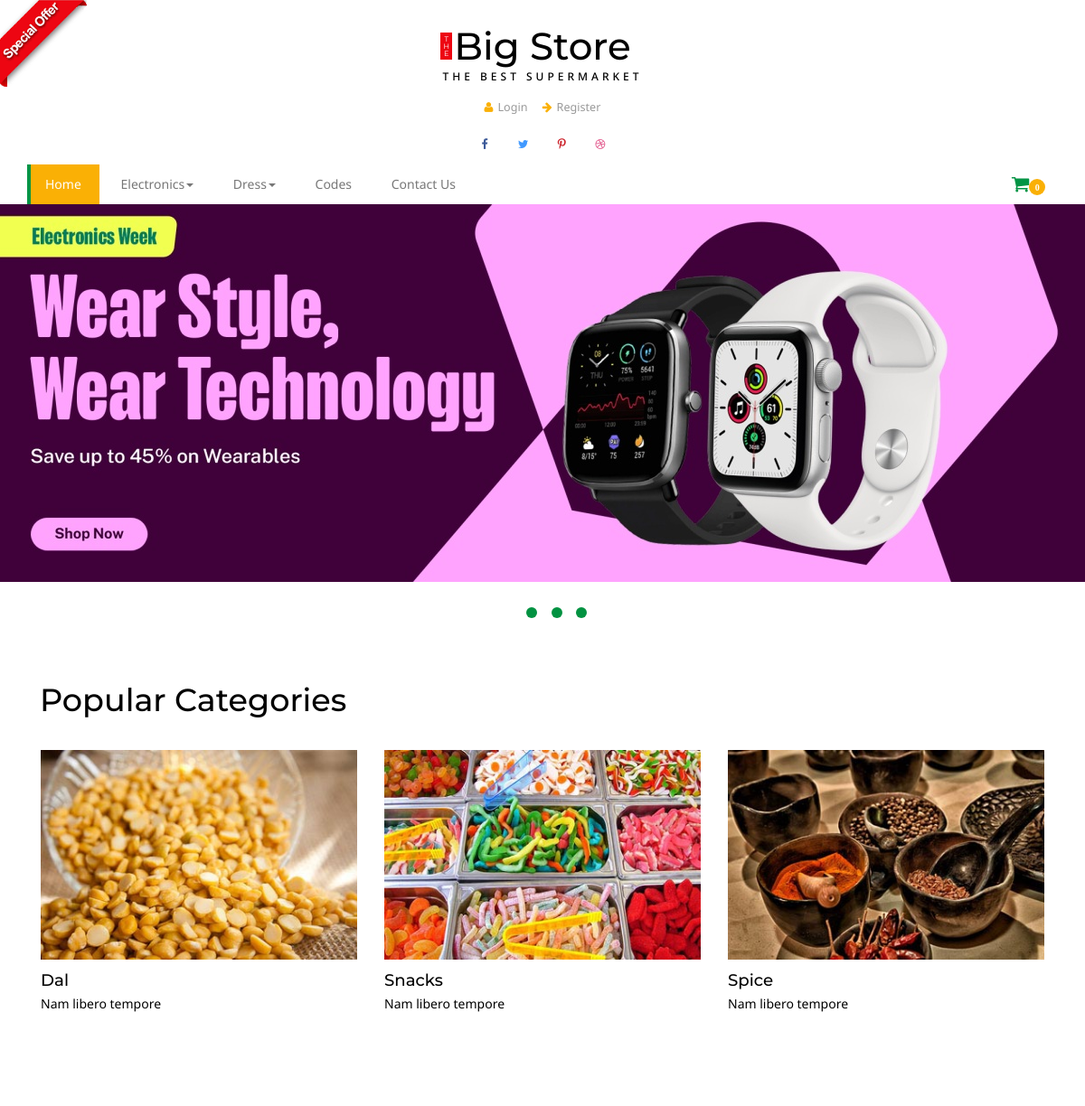
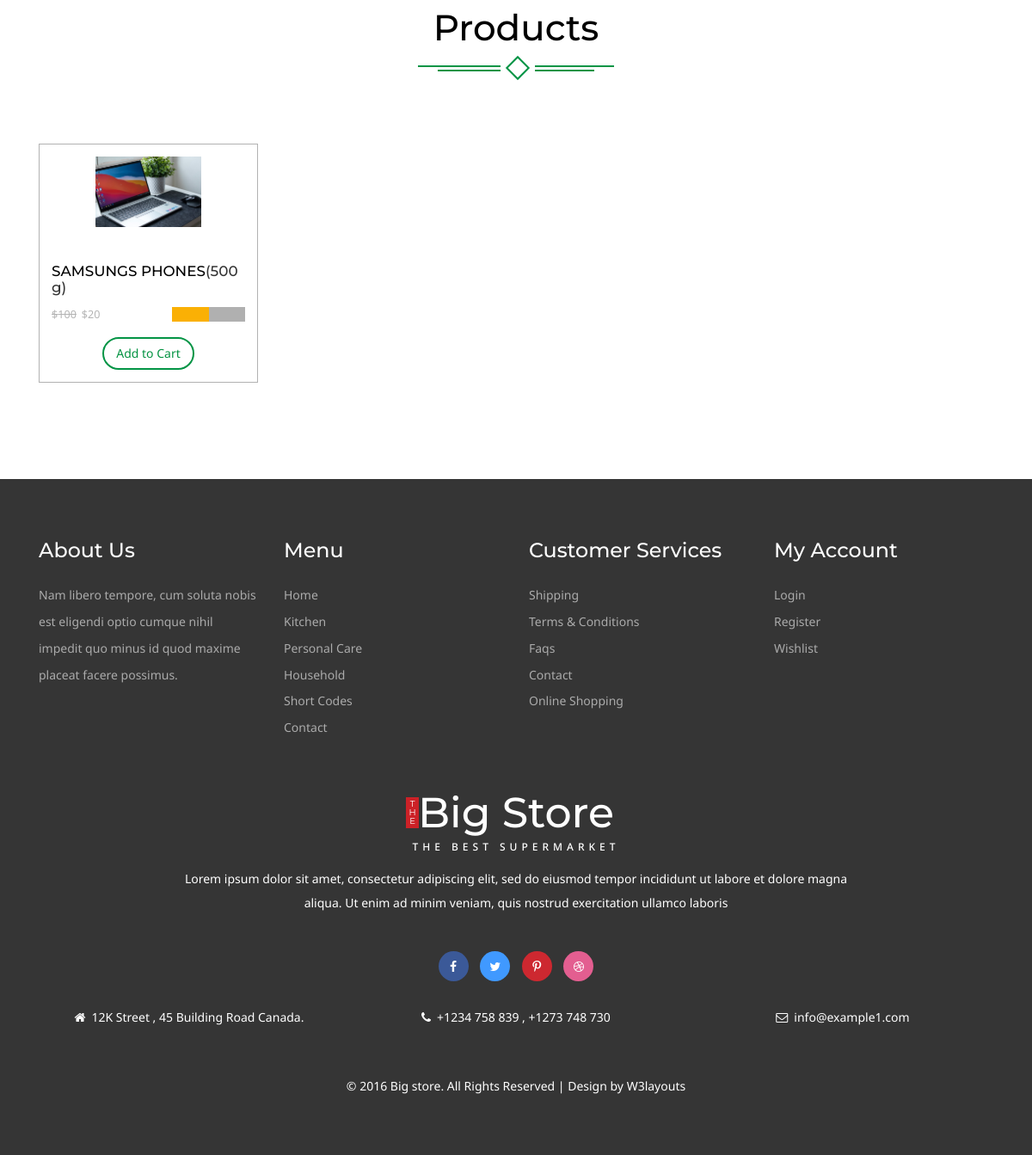
/subcat/SAMSUNG, run on the app's committed database (2 pictures, top to bottom).
### home/models.py (models this page shows, shortened)
class Category(models.Model):
	name=models.CharField(max_length=300)
	slug=models.TextField()
	status=models.CharField(max_length=500,blank = True,choices=(('active','Active'),('','Default')))

class Slidder(models.Model):
	name=models.CharField(max_length=300)
	image=models.ImageField(upload_to = 'media')
	status=models.CharField(max_length=500,blank = True,choices=(('active','Active'),('','Default')))
	rank=models.IntegerField()

class Products(models.Model):
	name=models.CharField(max_length=300)
	image=models.ImageField(upload_to='media')
	discounted_price=models.IntegerField(default=0)
	price=models.IntegerField()
	category=models.ForeignKey(Category,on_delete=models.CASCADE,default=0)
	SubCategory=models.ForeignKey(SubCategory,on_delete=models.CASCADE,default=0)
	description=models.TextField(blank=True)
	status=models.CharField(max_length=500,choices=(('active','Active'),('','Default')),default=0)
	labels=models.CharField(max_length=500,choices=LABELS,blank=True)
	slug=models.TextField(default=0)

### home/views.py (the view)
# urls.py: path('subcat/<slug>', SubcategoryView.as_view(),name='subcat'),
class SubcategoryView(BaseView):
	def get(self,request,slug):
		subcatid=SubCategory.objects.get(slug = slug).id
		self.views['subcat_product']=Products.objects.filter(SubCategory_id = subcatid)
		return render(request,'kitchen.html',self.views)

### template/kitchen.html (shortened to what this page needs)
{% extends 'base.html' %}
{% load static %}
{% block content %}
    <div id="myCarousel" class="carousel slide" data-ride="carousel">
      <ol class="carousel-indicators">
       {% for i in sliders %}
        <li data-target="#myCarousel" data-slide-to="{{slider.rank}}" class="{{slider.status}}"></li>
        {% endfor %}
      </ol>
      <div class="carousel-inner" role="listbox">
      	{% for i in sliders %}
        <div class="item {{i.status}}">
         <a href="kitchen.html"> <img class="first-slide" src="{{i.image.url}}" alt="First slide"></a>
        </div>
       {% endfor %}
      </div>
    </div>
<div class="kic-top ">
	<div class="container ">
	<div class="kic ">
			<h3>Popular Categories</h3>
		</div>
		<div class="col-md-4 kic-top1">
			<a href="single.html">
				<img src="images/ki.jpg" class="img-responsive" alt="">
			</a>
			<h6>Dal</h6>
			<p>Nam libero tempore</p>
		</div>
		<div class="col-md-4 kic-top1">
			<a href="single.html">
				<img src="images/ki1.jpg" class="img-responsive" alt="">
			</a>
			<h6>Snacks</h6>
			<p>Nam libero tempore</p>
		</div>
		<div class="col-md-4 kic-top1">
			<a href="single.html">
				<img src="images/ki2.jpg" class="img-responsive" alt="">
			</a>
			<h6>Spice</h6>
			<p>Nam libero tempore</p>
		</div>
	</div>
</div>
		<div class="product">
		<div class="container">
			<div class="spec ">
				<h3>Products</h3>
				<div class="ser-t">
					<span><i></i></span>
				</div>
			</div>
				<div class=" con-w3l agileinf">
					{% for subcat in subcat_product %}
							<div class="col-md-3 pro-1">
								<div class="col-m">
								<a href="#" data-toggle="modal" data-target="#myModal1" class="offer-img">
										<img src="{{subcat.image.url}}" class="img-responsive" alt="">
									</a>
									<div class="mid-1">
										<div class="women">
											<h6><a href="/detail/{{subcat.slug}}">{{subcat.name}}</a>(500 g)</h6>
										</div>
										<div class="mid-2">
											{% if subcat.discounted_price > 0 %}
											<p><label>${{subcat.price}}</label><em class="item_price">${{subcat.discounted_price}}</em></p>
											{% else %}
											<p><em class="item_price">${{sucat.price}}</label></em></p>
											{% endif %}
											  <div class="block">
												<div class="starbox small ghosting"> </div>
											</div>
											<div class="clearfix"></div>
										</div>
											<div class="add">
										   <a href="/cart/{{subcat.slug}}"><button class="btn btn-danger my-cart-btn my-cart-b" data-id="24" data-name="Wheat" data-summary="summary 24" data-price="6.00" data-quantity="1" data-image="images/of24.png">Add to Cart</button></a>
										</div>
									</div>
								</div>
							</div>
							{% endfor %}
						   </div>
							<div class="clearfix"></div>
						 </div>
		</div>
{% endblock %}

### template/base.html (shortened to what this page needs)
<!DOCTYPE html>
{% load static %}
<html>
<head>
<link href="{% static 'css/bootstrap.css'%}" rel='stylesheet' type='text/css' />
<link href="{% static 'css/style.cs'%}s" rel='stylesheet' type='text/css' />
<link href="css/font-awesome.css" rel="stylesheet">
	<link rel="stylesheet" href="css/jstarbox.css" type="text/css" media="screen" charset="utf-8" />
</head>
<body>
<a href="offer.html"><img src="{% static 'images/download.png'%}" class="img-head" alt=""></a>
<div class="header">
		<div class="container">
			<div class="logo">
				<h1 ><a href="index.html"><b>T<br>H<br>E</b>Big Store<span>The Best Supermarket</span></a></h1>
			</div>
			<div class="head-t">
				<ul class="card">
					{% if user.is_authenticated %}
					<li><a href="wishlist.html" ><i class="fa fa-heart" aria-hidden="true"></i>Wishlist</a></li>
					<li><a href="about.html" ><i class="fa fa-file-text-o" aria-hidden="true"></i>Order History</a></li>
					<li><a href="shipping.html" ><i class="fa fa-ship" aria-hidden="true"></i>Shipping</a></li>
					<li><a href="/logout/" ><i class="fa fa-user" aria-hidden="true"></i>Logout</a></li>
					{% else %}
					<li><a href="/login/" ><i class="fa fa-user" aria-hidden="true"></i>Login</a></li>
					<li><a href="/register/" ><i class="fa fa-arrow-right" aria-hidden="true"></i>Register</a></li>
					{% endif %}
				</ul>
			</div>
			<div class="header-ri">
				<ul class="social-top">
					<li><a href="#" class="icon facebook"><i class="fa fa-facebook" aria-hidden="true"></i></a></li>
					<li><a href="#" class="icon twitter"><i class="fa fa-twitter" aria-hidden="true"></i></a></li>
					<li><a href="#" class="icon pinterest"><i class="fa fa-pinterest-p" aria-hidden="true"></i></a></li>
					<li><a href="#" class="icon dribbble"><i class="fa fa-dribbble" aria-hidden="true"></i></a></li>
				</ul>
			</div>
				<div class="nav-top">
					<nav class="navbar navbar-default">
					<div class="collapse navbar-collapse" id="bs-megadropdown-tabs">
						<ul class="nav navbar-nav ">
							<li class=" active"><a href="/" class="hyper "><span>Home</span></a></li>
							{% for cat in categories %}
							<li class="dropdown ">
								<a href="#" class="dropdown-toggle  hyper" data-toggle="dropdown" ><span>{{cat.name}}<b class="caret"></b></span></a>
							</li>
							{% endfor %}
							<li><a href="codes.html" class="hyper"> <span>Codes</span></a></li>
							<li><a href="contact.html" class="hyper"><span>Contact Us</span></a></li>
						</ul>
					</div>
					</nav>
					 <div class="cart" >
						<span class="fa fa-shopping-cart my-cart-icon"><span class="badge badge-notify my-cart-badge"></span></span>
					</div>
					<div class="clearfix"></div>
				</div>
				</div>
</div>
{% block content %}
{% endblock %}
<div class="footer">
	<div class="container">
		<div class="col-md-3 footer-grid">
			<h3>About Us</h3>
			<p>Nam libero tempore, cum soluta nobis est eligendi
				optio cumque nihil impedit quo minus id quod maxime
				placeat facere possimus.</p>
		</div>
		<div class="col-md-3 footer-grid ">
			<h3>Menu</h3>
			<ul>
				<li><a href="index.html">Home</a></li>
				<li><a href="kitchen.html">Kitchen</a></li>
				<li><a href="care.html">Personal Care</a></li>
				<li><a href="hold.html">Household</a></li>
				<li><a href="codes.html">Short Codes</a></li>
				<li><a href="contact.html">Contact</a></li>
			</ul>
		</div>
		<div class="col-md-3 footer-grid ">
			<h3>Customer Services</h3>
			<ul>
				<li><a href="shipping.html">Shipping</a></li>
				<li><a href="terms.html">Terms & Conditions</a></li>
				<li><a href="faqs.html">Faqs</a></li>
				<li><a href="contact.html">Contact</a></li>
				<li><a href="offer.html">Online Shopping</a></li>
			</ul>
		</div>
		<div class="col-md-3 footer-grid">
			<h3>My Account</h3>
			<ul>
				<li><a href="login.html">Login</a></li>
				<li><a href="register.html">Register</a></li>
				<li><a href="wishlist.html">Wishlist</a></li>
			</ul>
		</div>
		<div class="clearfix"></div>
			<div class="footer-bottom">
				<h2 ><a href="index.html"><b>T<br>H<br>E</b>Big Store<span>The Best Supermarket</span></a></h2>
				<p class="fo-para">Lorem ipsum dolor sit amet, consectetur adipiscing elit, sed do eiusmod tempor incididunt ut labore et dolore magna aliqua. Ut enim ad minim veniam, quis nostrud exercitation ullamco laboris</p>
				<ul class="social-fo">
					<li><a href="#" class=" face"><i class="fa fa-facebook" aria-hidden="true"></i></a></li>
					<li><a href="#" class=" twi"><i class="fa fa-twitter" aria-hidden="true"></i></a></li>
					<li><a href="#" class=" pin"><i class="fa fa-pinterest-p" aria-hidden="true"></i></a></li>
					<li><a href="#" class=" dri"><i class="fa fa-dribbble" aria-hidden="true"></i></a></li>
				</ul>
				<div class=" address">
					<div class="col-md-4 fo-grid1">
							<p><i class="fa fa-home" aria-hidden="true"></i>12K Street , 45 Building Road Canada.</p>
					</div>
					<div class="col-md-4 fo-grid1">
							<p><i class="fa fa-phone" aria-hidden="true"></i>+1234 758 839 , +1273 748 730</p>
					</div>
					<div class="col-md-4 fo-grid1">
						<p><a href="mailto:info@example.com"><i class="fa fa-envelope-o" aria-hidden="true"></i>info@example1.com</a></p>
					</div>
					<div class="clearfix"></div>
					</div>
			</div>
		<div class="copy-right">
			<p> &copy; 2016 Big store. All Rights Reserved | Design by  <a href="http://w3layouts.com/"> W3layouts</a></p>
		</div>
	</div>
</div>
</body>
</html>

### data on the page
Category: name "Electronics"
Category: name "Dress"
Slidder: image (picture)
Products: image (picture), name "SAMSUNGS PHONES", price "100", discounted_price "20"
